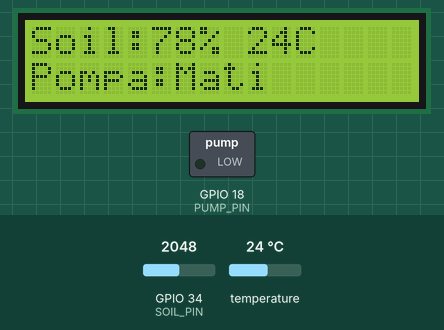
This sketch was run on a simulated ESP32. Shown: 16×2 character LCD, switched loads named in the sketch (green lamp = pin HIGH). The test bench sets the inputs (shaded band); at power-on: temperature 24 °C, GPIO 34 (SOIL_PIN) = 2048. What the sketch prints to the serial monitor is not drawn.

Above: at 3.3 s.
3.4 s: temperature set to 31.1 °C
At 6.8 s:
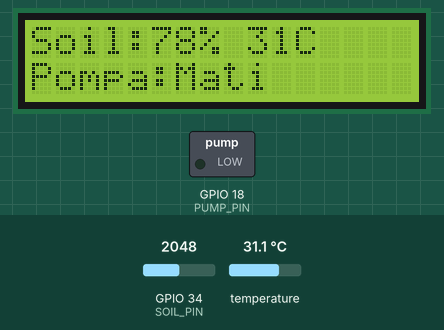
7.2 s: temperature set to 32.7 °C
At 9.0 s:
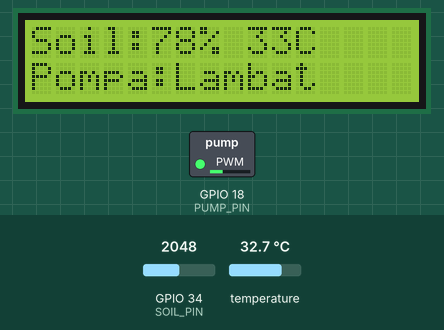
10.8 s: GPIO 34 (SOIL_PIN) set to 2443
At 14.4 s:
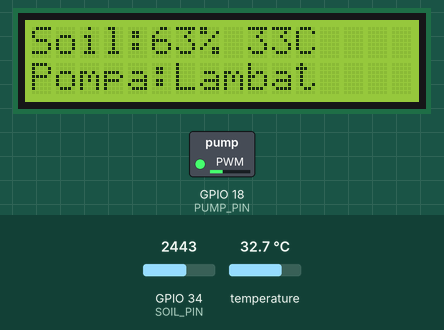
15.6 s: GPIO 34 (SOIL_PIN) set to 2584
At 17.8 s:
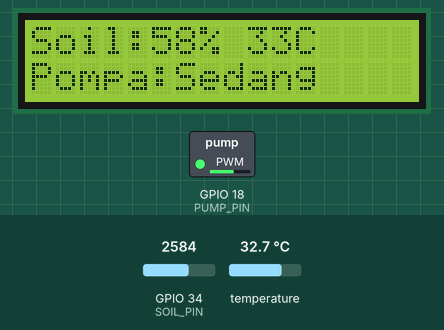
19.2 s: GPIO 34 (SOIL_PIN) set to 2985
At 23.2 s:
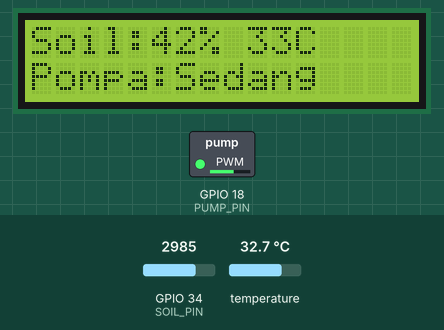
24.0 s: GPIO 34 (SOIL_PIN) set to 3065
At 26.5 s:
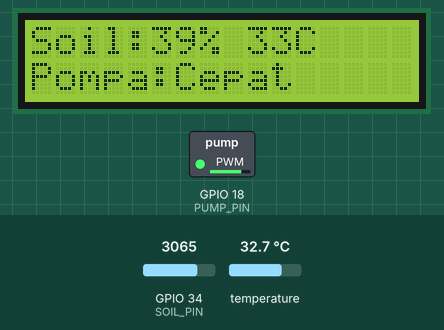
Timing chart, 0 to 28.0 s (numbered marks = the images above; inputs shaded):
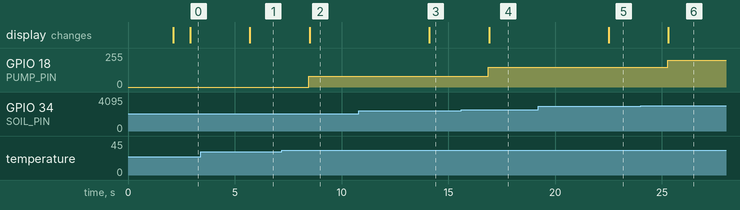

Measured:
- the behaviour switches between 31.9 and 32 °C on temperature (found by bisection; images 1 and 2)
- the behaviour switches between 2512 and 2513 on GPIO 34 (SOIL_PIN) (found by bisection; images 3 and 4)
- the behaviour switches between 3031 and 3032 on GPIO 34 (SOIL_PIN) (found by bisection; images 5 and 6)
- after the input at 3.4 s, the display: changes after 2.3 s (image 1)
- after the input at 7.2 s, GPIO 18 (PUMP_PIN): 0/255 → 80/255 after 1.3 s; the display: changes after 1.3 s (image 2)
- after the input at 10.8 s, the display: changes after 3.3 s (image 3)
- after the input at 15.6 s, GPIO 18 (PUMP_PIN): 80/255 → 149/255 after 1.3 s; the display: changes after 1.3 s (image 4)
- after the input at 19.2 s, the display: changes after 3.3 s (image 5)
- after the input at 24.0 s, GPIO 18 (PUMP_PIN): 149/255 → 199/255 after 1.3 s; the display: changes after 1.3 s (image 6)

The sketch:

main1.ino
```cpp
#include <Wire.h>
#include <LiquidCrystal_I2C.h>
#include <OneWire.h>
#include <DallasTemperature.h>

// -----------------------------
// Konfigurasi Pin
// -----------------------------
#define SOIL_PIN 34
#define PUMP_PIN 18
#define ONE_WIRE_BUS 4

LiquidCrystal_I2C lcd(0x27, 16, 2);

OneWire oneWire(ONE_WIRE_BUS);
DallasTemperature sensors(&oneWire);

// -----------------------------
// Variabel Global
// -----------------------------
int soilRaw;
int soilPercent;
float temperature;
int pwmOutput;
String soilCondition;
String tempCondition;
String pumpCondition;

// =============================
// MEMBERSHIP FUNCTION (SOIL)
// =============================
float soilDry(float x) {
  if (x <= 20) return 1;
  else if (x >= 40) return 0;
  else return (40 - x) / 20.0;
}

float soilMoist(float x) {
  if (x <= 30 || x >= 70) return 0;
  else if (x == 50) return 1;
  else if (x < 50) return (x - 30) / 20.0;
  else return (70 - x) / 20.0;
}

float soilWet(float x) {
  if (x <= 60) return 0;
  else if (x >= 80) return 1;
  else return (x - 60) / 20.0;
}

// =============================
// MEMBERSHIP FUNCTION (SUHU)
// =============================
float tempCold(float t) {
  if (t <= 25) return 1;
  else if (t >= 28) return 0;
  else return (28 - t) / 3.0;
}

float tempNormal(float t) {
  if (t <= 27 || t >= 32) return 0;
  else if (t == 29.5) return 1;
  else if (t < 29.5) return (t - 27) / 2.5;
  else return (32 - t) / 2.5;
}

float tempHot(float t) {
  if (t <= 30) return 0;
  else if (t >= 35) return 1;
  else return (t - 30) / 5.0;
}

void setup() {
  Serial.begin(115200);

  pinMode(PUMP_PIN, OUTPUT);

  sensors.begin();

  lcd.init();
  lcd.backlight();

  // PWM setup (FIX BUG)
  ledcSetup(0, 5000, 8);
  ledcAttachPin(PUMP_PIN, 0);

  lcd.setCursor(0, 0);
  lcd.print("Smart Irrigation");
  lcd.setCursor(0, 1);
  lcd.print("Initializing...");
  delay(2000);
  lcd.clear();
}

void loop() {

  // -----------------------------
  // Baca Soil
  // -----------------------------
  soilRaw = analogRead(SOIL_PIN);
  soilPercent = map(soilRaw, 4095, 1500, 0, 100);
  soilPercent = constrain(soilPercent, 0, 100);

  // -----------------------------
  // Baca Suhu
  // -----------------------------
  sensors.requestTemperatures();
  temperature = sensors.getTempCByIndex(0);

  // -----------------------------
  // HITUNG DERAJAT KEANGGOTAAN
  // -----------------------------
  float dry = soilDry(soilPercent);
  float moist = soilMoist(soilPercent);
  float wet = soilWet(soilPercent);

  float cold = tempCold(temperature);
  float normal = tempNormal(temperature);
  float hot = tempHot(temperature);

  // -----------------------------
  // (MASIH PAKAI RULE LAMA)
  // -----------------------------
  if (soilPercent <= 20) {
    if (temperature >= 32) {
      pwmOutput = 255;
      pumpCondition = "Sgt Cepat";
    } else {
      pwmOutput = 220;
      pumpCondition = "Cepat";
    }
  }
  else if (soilPercent <= 40) {
    if (temperature >= 32) {
      pwmOutput = 200;
      pumpCondition = "Cepat";
    } else {
      pwmOutput = 170;
      pumpCondition = "Sedang";
    }
  }
  else if (soilPercent <= 60) {
    if (temperature >= 32) {
      pwmOutput = 150;
      pumpCondition = "Sedang";
    } else {
      pwmOutput = 100;
      pumpCondition = "Lambat";
    }
  }
  else if (soilPercent <= 80) {
    if (temperature >= 32) {
      pwmOutput = 80;
      pumpCondition = "Lambat";
    } else {
      pwmOutput = 0;
      pumpCondition = "Mati";
    }
  }
  else {
    pwmOutput = 0;
    pumpCondition = "Mati";
  }

  // -----------------------------
  // OUTPUT PWM
  // -----------------------------
  ledcWrite(0, pwmOutput);

  // -----------------------------
  // DEBUG SERIAL (PENTING!)
  // -----------------------------
  Serial.println("===== MEMBERSHIP VALUE =====");
  Serial.print("Dry   : "); Serial.println(dry);
  Serial.print("Moist : "); Serial.println(moist);
  Serial.print("Wet   : "); Serial.println(wet);

  Serial.print("Cold  : "); Serial.println(cold);
  Serial.print("Normal: "); Serial.println(normal);
  Serial.print("Hot   : "); Serial.println(hot);

  Serial.println("============================");

  // -----------------------------
  // LCD
  // -----------------------------
  lcd.setCursor(0, 0);
  lcd.print("Soil:");
  lcd.print(soilPercent);
  lcd.print("% ");
  lcd.print(temperature, 0);
  lcd.print("C   ");

  lcd.setCursor(0, 1);
  lcd.print("Pompa:");
  lcd.print(pumpCondition);
  lcd.print("   ");

  delay(2000);
}
```
